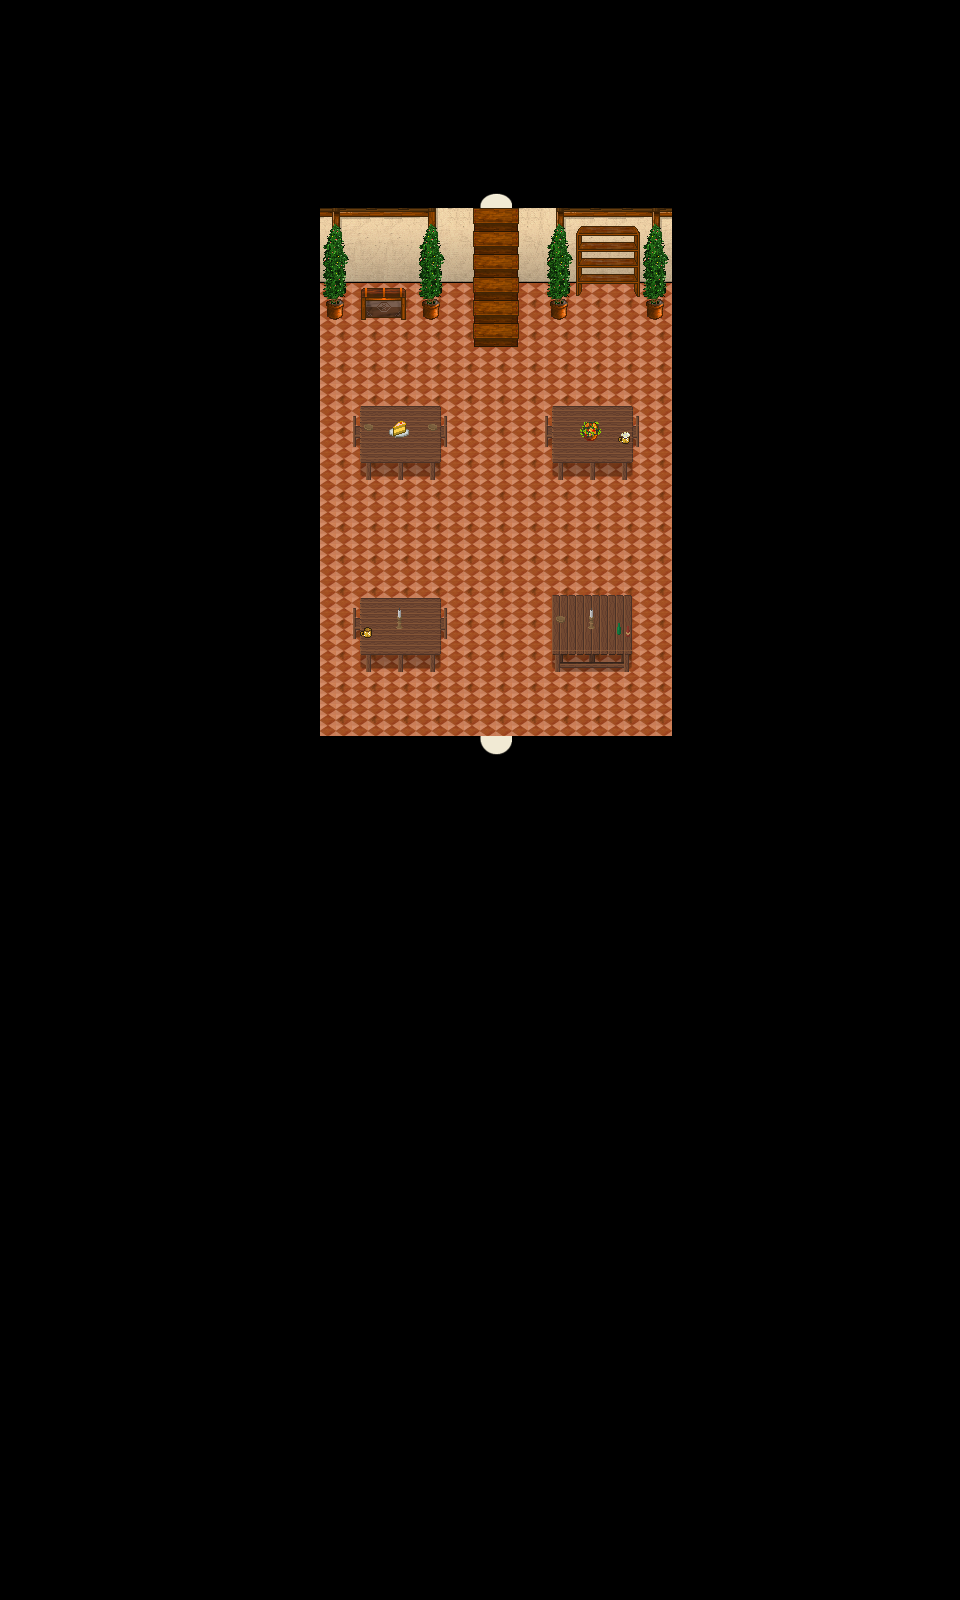

A 2D game scene composited from a Tiled map and its tileset images. What follows is a short description and the map's XML, with each tile layer's data collapsed to a summary:
An orthogonal 30x50 tile map with 32x32 px tiles, 4 tile layers (Ground, Ground, Fringe, Over), 1 hidden layer not drawn, 5 tilesets and 3 objects (2x WARP, SCRIPT).

<map version="1.0" orientation="orthogonal" width="30" height="50" tilewidth="32" tileheight="32">
 <properties>
  <property name="music" value="inside2.ogg" />
 </properties>
 <tileset firstgid="1" name="collision" tilewidth="32" tileheight="32">
  <image source="../graphics/tiles/collision1_32_32.png" />
 </tileset>
 <tileset firstgid="1025" name="inn" tilewidth="32" tileheight="32">
  <image source="../graphics/tiles/indoor3_32_32.png" />
 </tileset>
 <tileset firstgid="2049" name="woodland_indoor" tilewidth="32" tileheight="32">
  <image source="../graphics/tiles/indoor2_32_32.png" />
 </tileset>
 <tileset firstgid="3073" name="inn_32_64" tilewidth="32" tileheight="64">
  <image source="../graphics/tiles/indoor2_32_64.png" />
 </tileset>
 <tileset firstgid="3585" name="inn_32_96" tilewidth="32" tileheight="96">
  <image source="../graphics/tiles/indoor2_32_96.png" />
 </tileset>
 <layer name="Ground" width="30" height="50">
  <data>[1500 cells, 11 non-empty, 1 distinct tile ids]</data>
 </layer>
 <layer name="Ground" width="30" height="50">
  <data>[1500 cells, 990 non-empty, 11 distinct tile ids]</data>
 </layer>
 <layer name="Fringe" width="30" height="50">
  <data>[1500 cells, 47 non-empty, 32 distinct tile ids]</data>
 </layer>
 <layer name="Over" width="30" height="50">
  <data>[1500 cells, 22 non-empty, 13 distinct tile ids]</data>
 </layer>
 <layer name="Collision" width="30" height="50" visible="0">
  <data>[1500 cells, 1346 non-empty, 1 distinct tile ids]</data>
 </layer>
 <objectgroup name="Object" width="30" height="50">
  <object name="Warp to City 5 XCF" type="WARP" x="480" y="736" width="32" height="32">
   <properties>
    <property name="DEST_MAP" value="ow-o0000-o0000-o0000" />
    <property name="DEST_X" value="1952" />
    <property name="DEST_Y" value="4480" />
   </properties>
  </object>
  <object name="Level Up XCF" type="WARP" x="480" y="192" width="32" height="32">
   <properties>
    <property name="DEST_MAP" value="iw-selphie_timlet_tower1-o00-o00-p01" />
    <property name="DEST_X" value="480" />
    <property name="DEST_Y" value="672" />
   </properties>
  </object>
  <object name="External Map Events" type="SCRIPT" x="-2240" y="-1600">
   <properties>
    <property name="FILENAME" value="scripts/maps/iw-selphie_timlet_tower1-o00-o00-o00.lua" />
   </properties>
  </object>
 </objectgroup>
</map>
